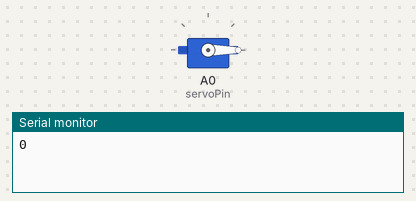
The sketch below on a simulated Arduino Uno, built with avr-gcc and run on an emulated ATmega328P. On the bench: servo, the last lines printed to the serial monitor.

Above: at 0.1 s.
At 11.1 s:
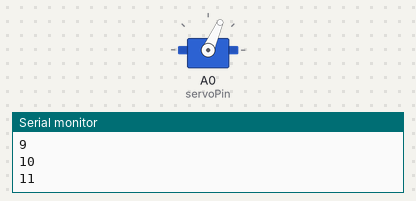
At 19.1 s:
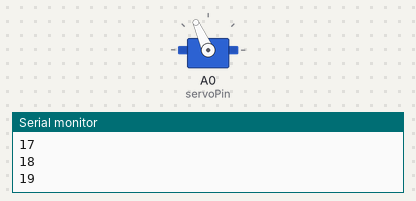
At 39.1 s:
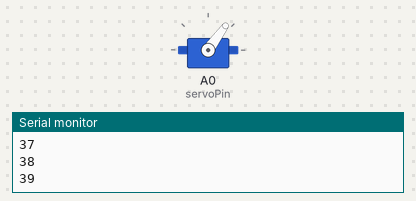
Timing chart, 0 to 40.0 s (numbered marks = the images above):
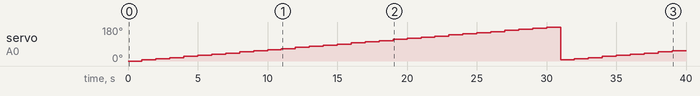

The sketch:

exercise2.ino
```cpp
// Cynthia Tarwireyi, Dhanvarshinie Rajan, Kanokwan Haesatith group: 24 (2023)
// Work package 4
// Exercise 2
// Submission code: 44524

#include <Servo.h> //include servo library for servo instance

Servo servoMotor;// declare a Servo object
int servoPin = A0; // define the pin the servo is attached to
volatile int isInterrupted = 0; // Variable to keep track of the interrupt count

void setup() {
  Serial.begin(9600); // start the serial communication
  servoMotor.attach(servoPin); // attach the servo to the defined pin
  attachInterrupt(digitalPinToInterrupt(servoPin), second, CHANGE); // attaches an interrupt to the servoPin that calls the second function when the signal changes.
}

void loop() {
  //starts a loop that iterates from i=0 to i=360 in increments of 6, and from j=0 to j=60.
  //this loop controls the servo's position and prints the time as int i handles the degree position of the servoMotor and int j handles the the amount of movement,
  //by incrementing i by 6 each time, the servo will move in increments of 6 degrees, resulting in 60 movement that j will be set to, which are the seconds
  for (int i = 0, j = 0; i <= 360, j <= 60; i += 6, j++) {
    if (i <= 180) {
      servoMotor.write(i);// If the servo's position is less than or equal to 180, set the servo's position to `i` . 30 times
    } else {
      servoMotor.write(i - 180);// if the servo's position is greater than 180, set the servo's position to `i - 180` which reset it to the starting point continue another 30 times
    }
    isInterrupted++; // increment the isInterrupted variable by one
    if (isInterrupted > 0) {
      Serial.println(j); // checks whether the isInterrupted variable is greater than 0. If it is, the current second (j) is printed to the serial monitor.
    }
    delay(1000);  // delay for 1 second before continue the loop
  }
}

void second() {// function to handle the interrupt
  isInterrupted = !isInterrupted; //toggles the value of the isInterrupted variable when the interrupt is triggered by the second function.
}
```

Measured:
- by itself, servo on A0 (servoPin): 0° → 6° at 1.0 s, → 12° 1.0 s later, → 18° 1.0 s later, → 24° 1.0 s later, … (39 changes in this stretch)
